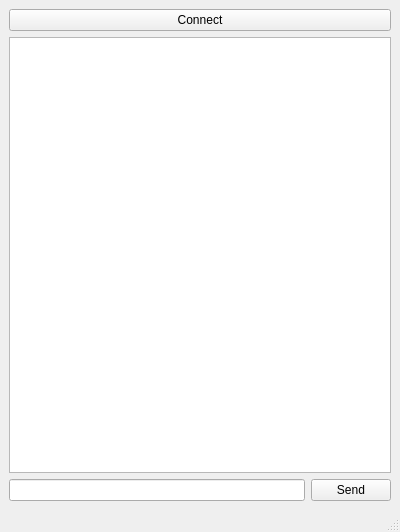
<?xml version="1.0" encoding="UTF-8"?>
<ui version="4.0">
 <class>MainWindow</class>
 <widget class="QMainWindow" name="MainWindow">
  <property name="geometry">
   <rect>
    <x>0</x>
    <y>0</y>
    <width>400</width>
    <height>532</height>
   </rect>
  </property>
  <property name="windowTitle">
   <string>MainWindow</string>
  </property>
  <widget class="QWidget" name="centralwidget">
   <layout class="QGridLayout" name="gridLayout">
    <item row="0" column="0" colspan="2">
     <widget class="QPushButton" name="pushButton">
      <property name="text">
       <string>Connect</string>
      </property>
     </widget>
    </item>
    <item row="1" column="0" colspan="2">
     <widget class="QTextBrowser" name="textBrowser"/>
    </item>
    <item row="2" column="0">
     <widget class="QLineEdit" name="lineEdit"/>
    </item>
    <item row="2" column="1">
     <widget class="QPushButton" name="pushButton_2">
      <property name="text">
       <string>Send</string>
      </property>
     </widget>
    </item>
   </layout>
  </widget>
  <widget class="QMenuBar" name="menubar">
   <property name="geometry">
    <rect>
     <x>0</x>
     <y>0</y>
     <width>400</width>
     <height>21</height>
    </rect>
   </property>
  </widget>
  <widget class="QStatusBar" name="statusbar"/>
 </widget>
 <resources/>
 <connections/>
</ui>
